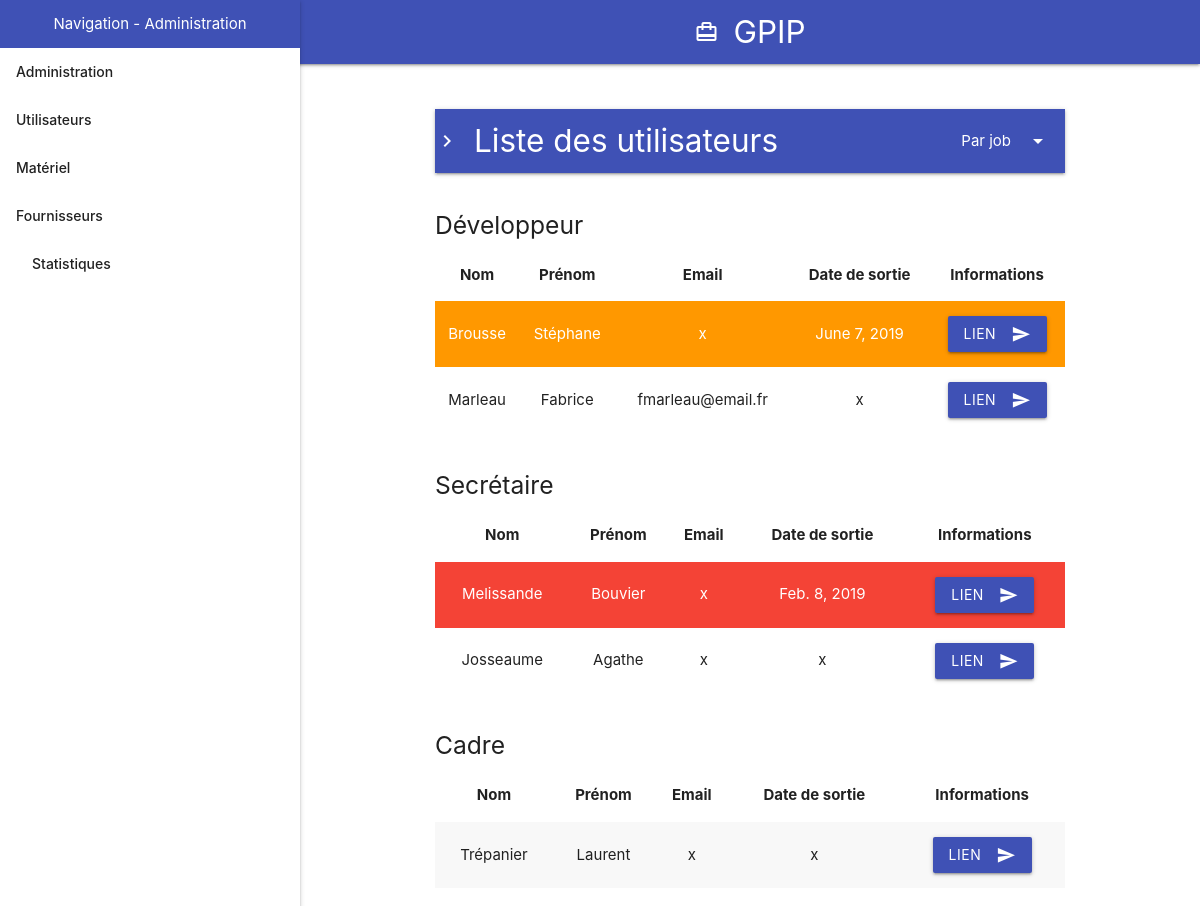
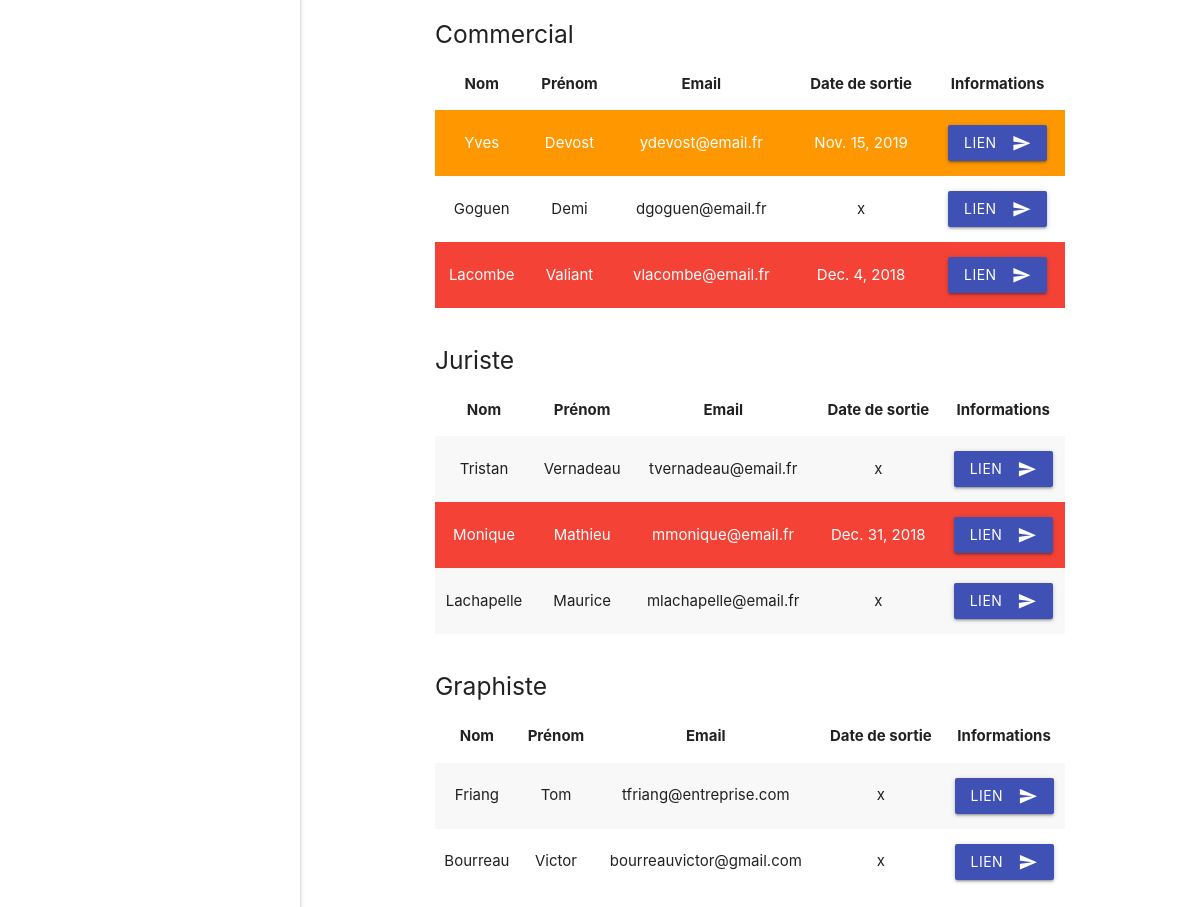
/user/job, run on the app's committed database (2 pictures, top to bottom).
### core/models.py (models this page shows, shortened)
class   UserJob         (models.Model):
    name        = models.CharField(max_length = 255)

class   User            (models.Model):
    forname     = models.CharField(max_length = 255)
    name        = models.CharField(max_length = 255)
    email       = models.EmailField(max_length = 255, null = True, blank = True)
    oAuthKey    = models.CharField(max_length = 1024)
    entryDate   = models.DateField(null = True, blank = True)
    outDate     = models.DateField(null = True, blank = True)
    userRole    = models.ForeignKey(UserRole, on_delete = models.CASCADE)
    userJob     = models.ForeignKey(UserJob, on_delete = models.CASCADE)

### core/_views/list.py (the view)
# urls.py: path('user/job', views.user_list_job,
def user_list_job(request):
    userListJob = User.objects.exclude(userRole = UserRole.objects.get(name = '__STOCK__')).order_by('userJob')
    viewOption = user_list_options()
    viewParams = {
        'navTitle': 'Liste des utilisateurs',
        'navLinks' : viewOption,
        'navLinkActive' : 'Par job',
        'userListJob' : userListJob,
        'today' : date.today(),
        }
    return render(request, 'list/user__by_job.html', viewParams)

### core/_views/list.py (called while the page is built)
def user_list_options():
    to_return = [
        {
            'name' : 'Tous',
            'ref' : '/user/'
        },
        {
            'name' : 'Par job',
            'ref' : '/user/job'
        },
    ]
    return (to_return)

### core/templates/list/user__by_job.html (shortened to what this page needs)
{% extends "main.html" %}
{% load static %}
{% block content %}
{% if userListJob %}
{% regroup userListJob by userJob.name as user_job_list %}
{% for users_by_job in user_job_list %}
<h5>{{ users_by_job.grouper }}</h5>
<table class="striped centered responsive-table">
  <thead>
    <tr>
      <th>Nom</th>
      <th>Prénom</th>
      <th>Email</th>
      <th>Date de sortie</th>
      <th>Informations</th>
    </tr>
  </thead>
  <tbody>
    {% for user in users_by_job.list %}
	{% if user.entryDate %}
		{% if user.entryDate > today %}
			<tr class="green white-text">
		{% elif user.outDate %}
			{% if user.outDate < today %}
				<tr class="red white-text">
			{% else %}
				<tr class="orange white-text">
			{% endif %}
		{% else %}
			<tr>
		{% endif %}
	{% elif user.outDate %}
		{% if user.outDate < today %}
				     <tr class="red white-text">
		{% else %}
				     <tr class="orange white-text">
		{% endif %}
	{% else %}
		<tr>
	{% endif %}
      <td>{{ user.name }}</td>
      <td>{{ user.forname }}</td>
      <td>{{ user.email | default:"x" }}</td>
	<td>{{ user.outDate | default:"x" }}</td>
	<td>
	  <a class="waves-effect waves-light btn indigo" href="/user/{{user.pk}}">
	    Lien<i class="material-icons right">send</i>
	  </a>
	</td>
    </tr>
    {% endfor %}
  </tbody>
</table>
<br>
    {% endfor %}
{% else %}
Aucun utilisateur n'est enregistré pour le moment
{% endif %}
{% endblock content %}

### data on the page
UserJob: grouper "Développeur"
User: name "Brousse", forname "Stéphane", email "x", outDate "June 7, 2019"
User: name "Marleau", forname "Fabrice", email "fmarleau@email.fr", outDate "x"
UserJob: grouper "Secrétaire"
User: name "Melissande", forname "Bouvier", email "x", outDate "Feb. 8, 2019"
User: name "Josseaume", forname "Agathe", email "x", outDate "x"
UserJob: grouper "Cadre"
User: name "Trépanier", forname "Laurent", email "x", outDate "x"
UserJob: grouper "Commercial"
User: name "Yves", forname "Devost", email "ydevost@email.fr", outDate "Nov. 15, 2019"
User: name "Goguen", forname "Demi", email "dgoguen@email.fr", outDate "x"
User: name "Lacombe", forname "Valiant", email "vlacombe@email.fr", outDate "Dec. 4, 2018"
UserJob: grouper "Juriste"
User: name "Tristan", forname "Vernadeau", email "tvernadeau@email.fr", outDate "x"
User: name "Monique", forname "Mathieu", email "mmonique@email.fr", outDate "Dec. 31, 2018"
User: name "Lachapelle", forname "Maurice", email "mlachapelle@email.fr", outDate "x"
UserJob: grouper "Graphiste"
User: name "Friang", forname "Tom", email "tfriang@entreprise.com", outDate "x"
User: name "Bourreau", forname "Victor", email "bourreauvictor@gmail.com", outDate "x"

### other printed values
{{ navTitle }} "Liste des utilisateurs"
{{ navLinkActive }} "Par job"
